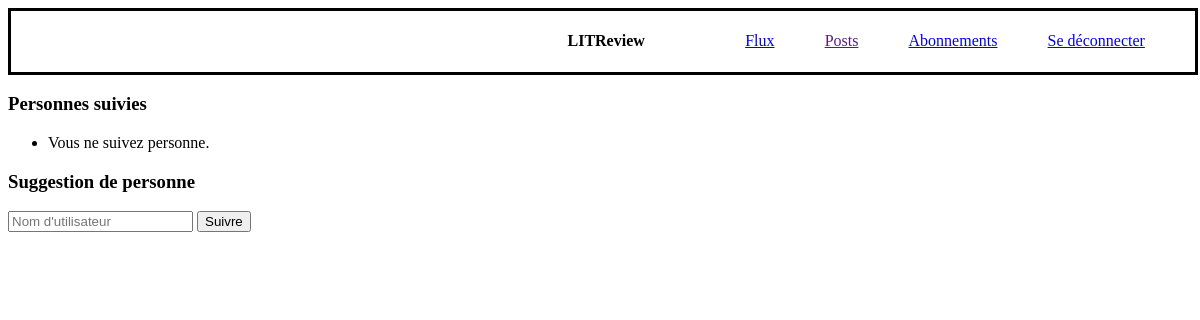
The page /followers/ (signed in) on the database as committed earlier.
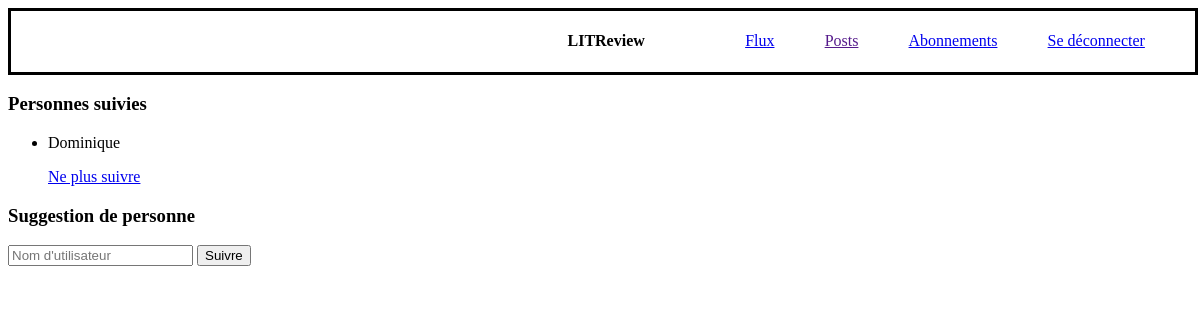
The same page on the database as committed later.
### activity/models.py (models this page shows)
class UserFollows(models.Model):
    follower = models.ForeignKey(to=settings.AUTH_USER_MODEL, on_delete=models.CASCADE,related_name='followed_users')
    followed = models.ForeignKey(to=settings.AUTH_USER_MODEL, on_delete=models.CASCADE,related_name='followers')
    class Meta:
        unique_together = ('follower', 'followed', )

### activity/views.py (the view)
# urls.py: path('followers/', display_followers, name='display_followers'),
@login_required
def display_followers(request):
    User = get_user_model()
    followed_users = UserFollows.objects.filter(follower=request.user)
    all_users = User.objects.exclude(id=request.user.id)
    not_followed_users = all_users.exclude(id__in=[user.followed.id for user in followed_users])
    context = {
        "followed_users": followed_users,
        "not_followed_users": not_followed_users,
        "count_followed_users": followed_users.count(),
    }
    return render(request, 'followers.html', context)

### activity/templates/followers.html (shortened to what this page needs)
{% extends 'base.html' %}
{% load static %}
{% block content %}
    <main>
        <section>
            <h3>Personnes suivies</h3>
            <ul>
                {% for relation in followed_users %}
                    <li>
                        <p>{{ relation.followed.username }}</p>
                        <a href="{% url 'unfollow_user' relation.followed.id %}">Ne plus suivre</a>
                    </li>
                {% empty %}
                    <li>Vous ne suivez personne.</li>
                {% endfor %}
            </ul>
            <h3>Suggestion de personne</h3>
            <form method="post" action="{% url 'search_user_to_follow' %}">
                <input type="text" name="username" placeholder="Nom d'utilisateur">
                <button type="submit">Suivre</button>
            </form>
        </section>
    </main>
{% endblock %}

Rows that differ between the two databases and show on the page:
added UserFollows: followed.username "Dominique"
Other text that changed with them:
text no longer shown: "Vous ne suivez personne."
